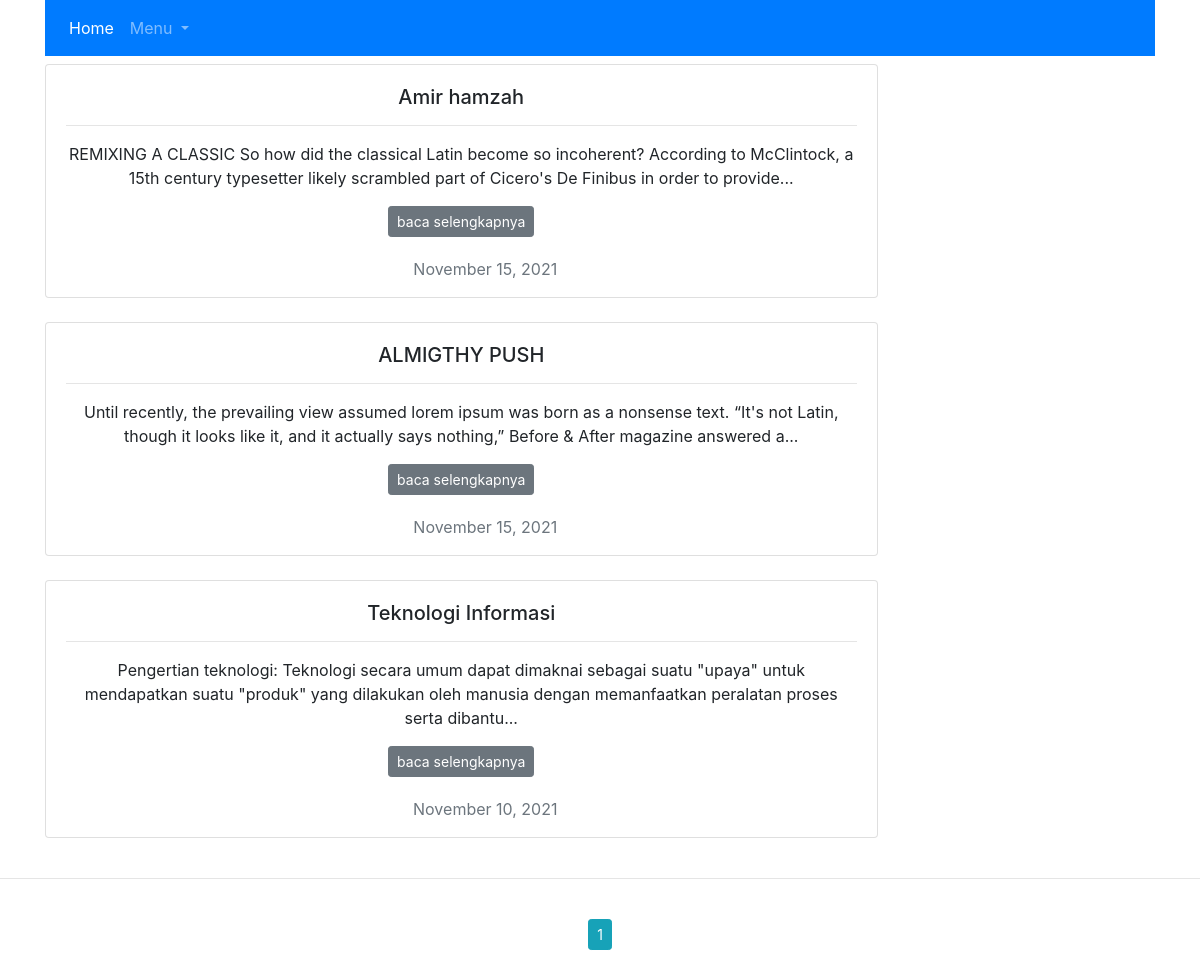
Page / (signed in) on the committed database.
### affairs/models.py (models this page shows, shortened)
class Artikel(db.Model):
    id = db.Column(db.Integer, primary_key=True)
    judul = db.Column(db.String(255), nullable=False)
    konten = db.Column(db.Text, nullable=False)
    thumbnail = db.Column(db.String(255), nullable=False)
    tgl_post = db.Column(db.DateTime, nullable=False, default=datetime.utcnow)
    kategori_id = db.Column(db.Integer, db.ForeignKey('kategori.id'), nullable=False)

### affairs/admin/routes.py (the view)
@admingam.route("/")
def home():
    halaman = request.args.get('page',1, type=int)
    daf_ar = Artikel.query.order_by(Artikel.id.desc()).paginate(page=halaman, per_page=3)
    return render_template("index.html", daf_ar=daf_ar)

### affairs/models.py (called while the page is built)
@login_manager.user_loader
def load_user(admindb_id):
    return admindb.query.get(int(admindb_id))

### affairs/templates/index.html (shortened to what this page needs)
{% extends 'layout.html'%}
{%block content %}
{% for df in daf_ar.items %}
      <div class="card w-75 text-center">
        <div class="card-body">
          <h5 class="card-title">{{df.judul}}</h5>
          <hr>
          <p class="card-text">{{df.konten | truncate(200) | striptags()}}</p>
          <a href="{{url_for('admingam.baca_ar', id=df.id)}}" class="btn btn-secondary btn-sm">baca selengkapnya</a>
        </div>
        <p class="text-muted ml-5">{{df.tgl_post.strftime('%B %d, %Y')}}</p>
      </div>
      <br>
  {% endfor %}
  </div>
      <hr>
      <div class="row">
        <div class="col text-center p-2">
          {% for page_num in daf_ar.iter_pages() %}
          {% if page_num %}
          {% if daf_ar.page == page_num %}
          <a href="{{url_for('admingam.home', page=page_num)}}" class="btn btn-info btn-sm mt-3">{{page_num}}</a>
          {% else %}
          <a href="{{url_for('admingam.home', page=page_num)}}" class="btn btn-outline-info btn-sm mt-3">{{page_num}}</a>
          {% endif %}
          {% else %}
          ...
          {% endif %}
          {% endfor %}
        </div>
      </div>
{%endblock content %}

### rows in the picture
Artikel: judul "Amir hamzah", konten "REMIXING A CLASSIC So how did the classical Latin become so incoherent? According to McClintock, a 15th century typesetter likely scrambled part of Cicero's De Finibus in order to provide...", tgl_post "November 15, 2021"
Artikel: judul "ALMIGTHY PUSH", konten "Until recently, the prevailing view assumed lorem ipsum was born as a nonsense text. “It's not Latin, though it looks like it, and it actually says nothing,” Before & After magazine answered a...", tgl_post "November 15, 2021"
Artikel: judul "Teknologi Informasi", konten "Pengertian teknologi: Teknologi secara umum dapat dimaknai sebagai suatu \"upaya\" untuk mendapatkan suatu \"produk\" yang dilakukan oleh manusia dengan memanfaatkan peralatan proses serta dibantu...", tgl_post "November 10, 2021"

### other values in the picture
{{ page_num }} "1"
